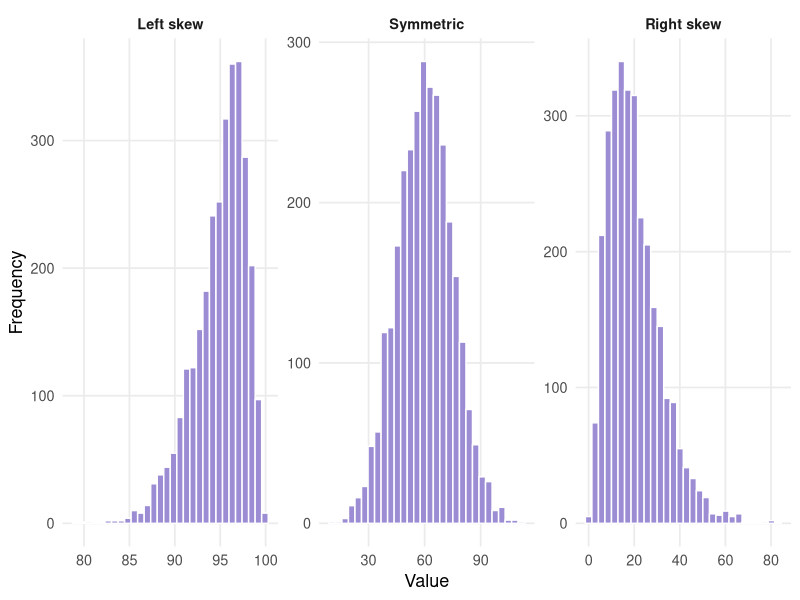
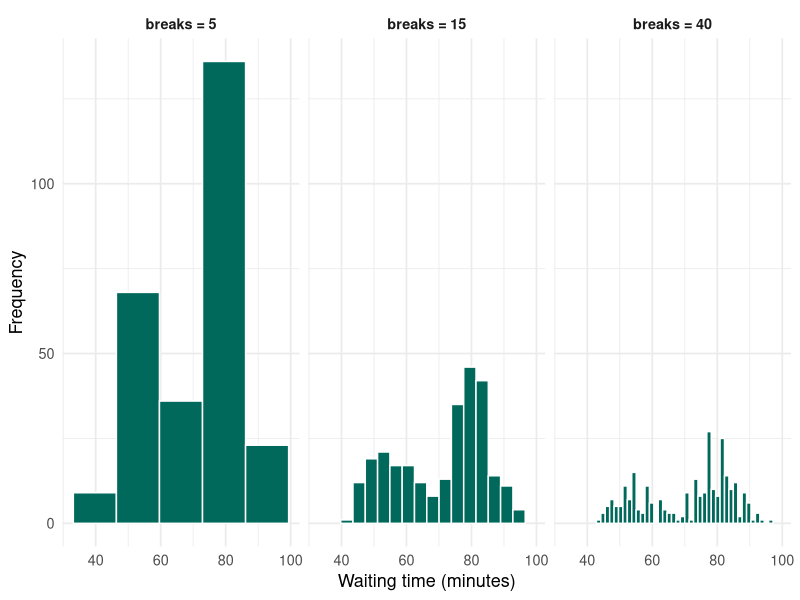
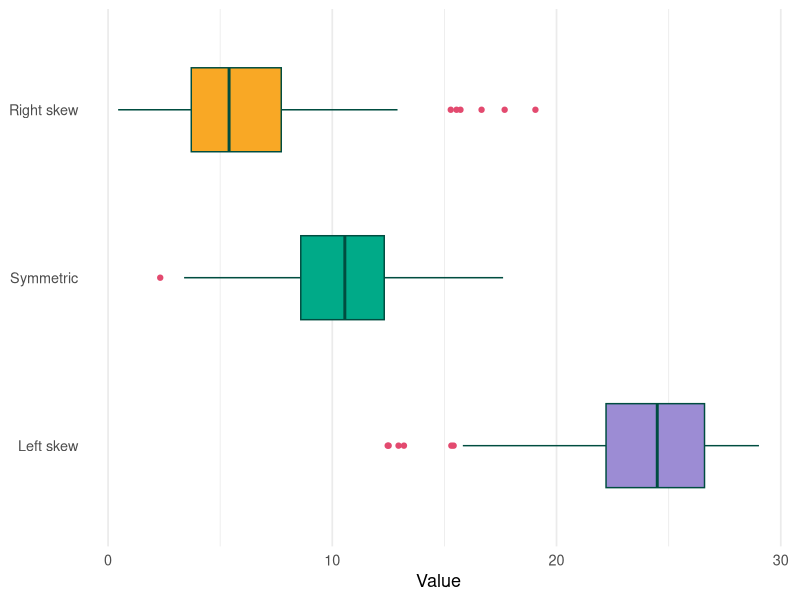

The R source for these figures, in order:
## ---- chunk 1
#| include: false
library(ggplot2)
library(dplyr)
theme_set(theme_minimal(base_size = 13))
set.seed(258)
## ---- chunk 2
#| fig-width: 12
#| fig-height: 3.6
#| fig-align: center
#| echo: false

set.seed(1)
left  <- 100 - rgamma(3000, shape = 3, rate = 0.6)
sym   <- rnorm(3000, mean = 60, sd = 15)
right <- rgamma(3000, shape = 3, rate = 0.15)

df <- rbind(
  data.frame(value = left,  shape = "Left skew"),
  data.frame(value = sym,   shape = "Symmetric"),
  data.frame(value = right, shape = "Right skew")
)
df$shape <- factor(df$shape, levels = c("Left skew", "Symmetric", "Right skew"))

ggplot(df, aes(value)) +
  geom_histogram(bins = 30, fill = "#9c8cd4", colour = "white") +
  facet_wrap(~ shape, scales = "free", ncol = 3) +
  labs(x = "Value", y = "Frequency") +
  theme(panel.grid.minor = element_blank(),
        strip.text = element_text(face = "bold"))
## ---- chunk 3
#| fig-width: 12
#| fig-height: 3.6
#| fig-align: center
#| echo: false

data(faithful)
w <- faithful$waiting

df_b <- rbind(
  data.frame(value = w, panel = "breaks = 5"),
  data.frame(value = w, panel = "breaks = 15"),
  data.frame(value = w, panel = "breaks = 40")
)
df_b$panel <- factor(df_b$panel, levels = c("breaks = 5", "breaks = 15", "breaks = 40"))

ggplot(df_b, aes(value)) +
  geom_histogram(data = subset(df_b, panel == "breaks = 5"),  bins = 5,  fill = "#00695c", colour = "white") +
  geom_histogram(data = subset(df_b, panel == "breaks = 15"), bins = 15, fill = "#00695c", colour = "white") +
  geom_histogram(data = subset(df_b, panel == "breaks = 40"), bins = 40, fill = "#00695c", colour = "white") +
  facet_wrap(~ panel, ncol = 3) +
  labs(x = "Waiting time (minutes)", y = "Frequency") +
  theme(strip.text = element_text(face = "bold"))
## ---- chunk 4
#| fig-width: 12
#| fig-height: 3.6
#| fig-align: center
#| echo: false

set.seed(3)
df_box <- rbind(
  data.frame(value = 30 - rgamma(150, shape = 3, rate = 0.5),  shape = "Left skew"),
  data.frame(value = rnorm(150, mean = 10, sd = 3),            shape = "Symmetric"),
  data.frame(value = rgamma(150, shape = 3, rate = 0.5),       shape = "Right skew")
)
df_box$shape <- factor(df_box$shape, levels = c("Left skew", "Symmetric", "Right skew"))

ggplot(df_box, aes(x = value, y = shape, fill = shape)) +
  geom_boxplot(width = 0.5, colour = "#004d40", outlier.colour = "#e34a6f") +
  scale_fill_manual(values = c("#9c8cd4", "#00aa88", "#f9a825"), guide = "none") +
  labs(x = "Value", y = NULL) +
  theme(panel.grid.major.y = element_blank())
